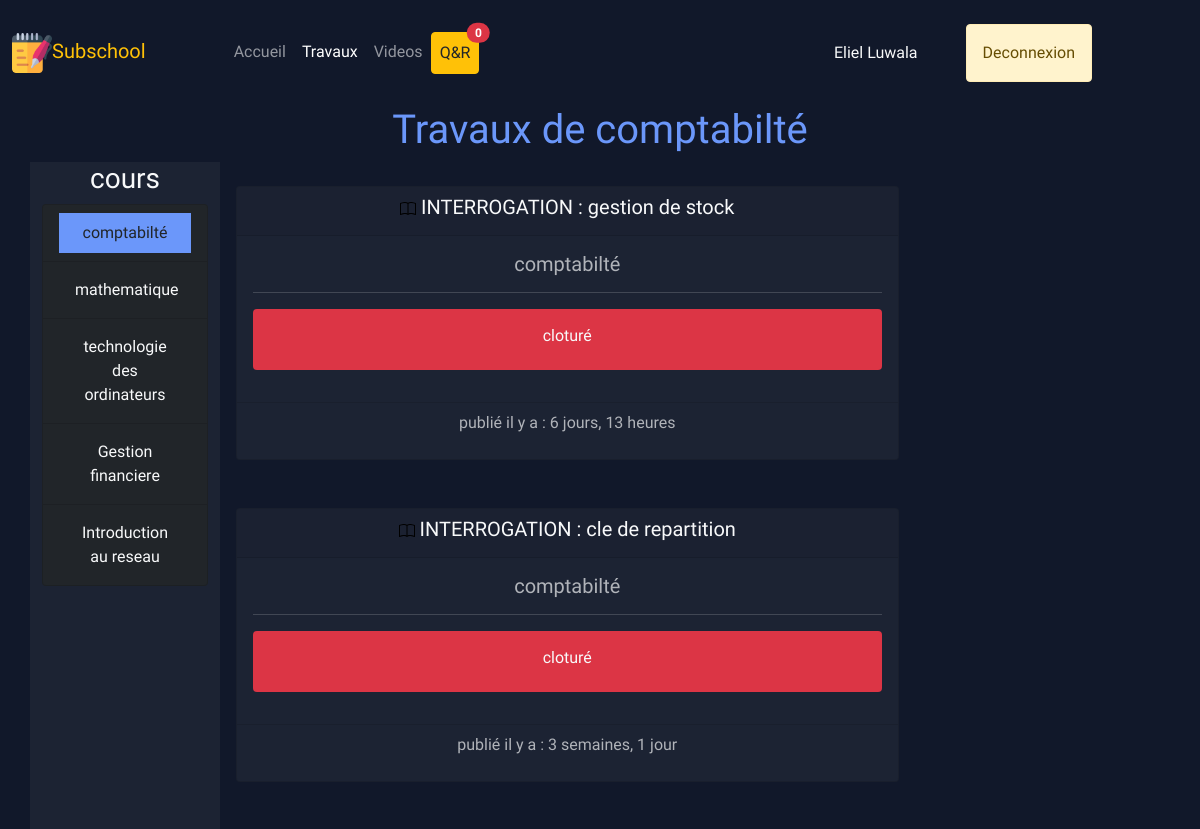
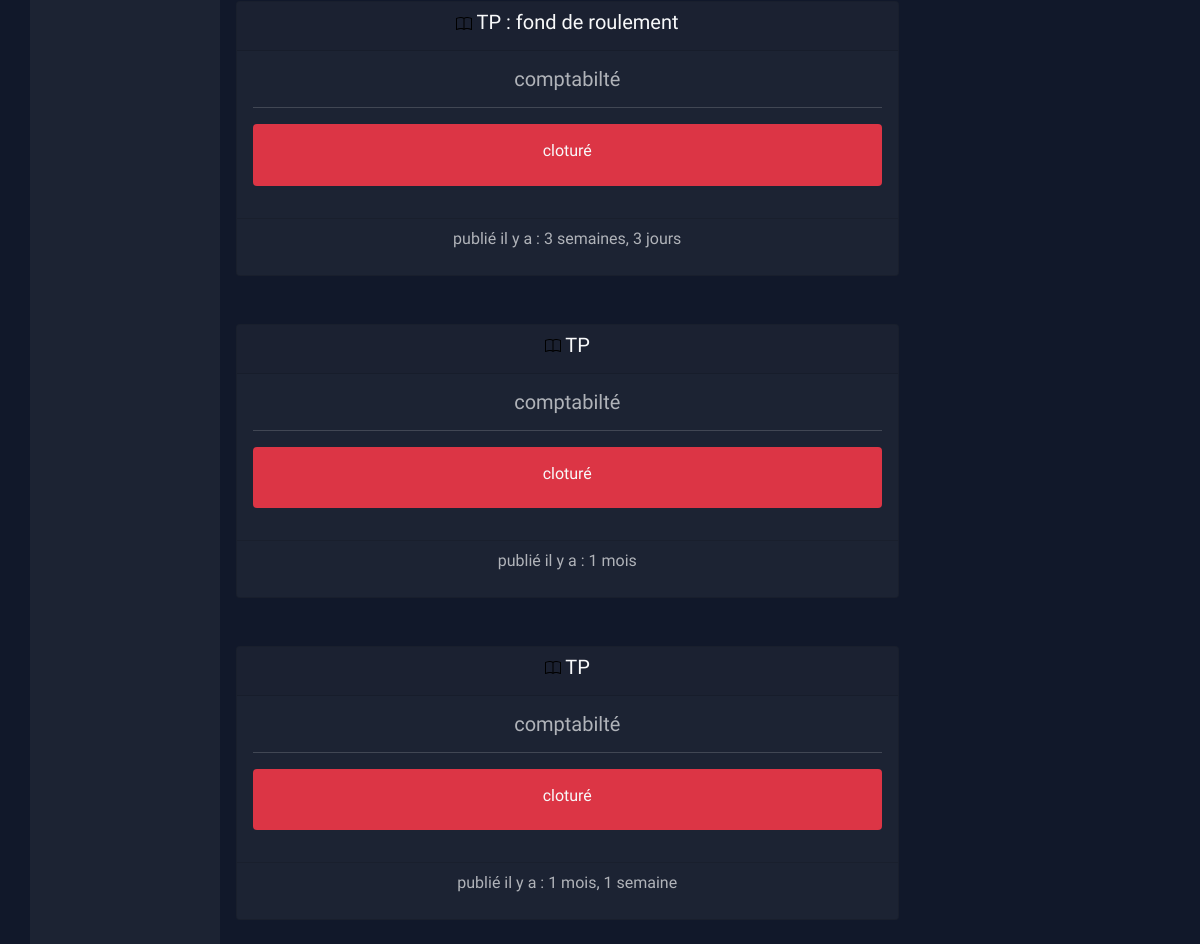
Page /homework-student-det/1 (signed in) on the committed database (2 pictures, top to bottom).
### school/models.py (models this page shows, shortened)
class Student(models.Model):
    user = models.OneToOneField(User, on_delete=models.CASCADE, null=True)
    name = models.CharField(max_length=255)
    matricule = models.CharField(max_length=255, null=True, blank=True)
    promotion = models.ForeignKey(Promotion, on_delete=models.CASCADE)
    com_prom = models.ForeignKey(Promotion, on_delete=models.SET_NULL, null=True, blank=True, related_name="complement")
    def __str__(self):
        return self.name

class Course(models.Model):
    image = models.FileField(upload_to="course_img", null=True)
    name = models.CharField(max_length=255)
    promotion = models.ManyToManyField(Promotion, related_name="courses")
    teacher = models.ForeignKey(Teacher, on_delete=models.CASCADE, null=True)
    credit = models.IntegerField(default=1)
    description = models.TextField(null=True)
    note = models.ManyToManyField(Note, related_name="note")
    hours = models.IntegerField()

class HomeWork(models.Model):
    course = models.ForeignKey(Course, on_delete=models.CASCADE)
    title = models.CharField(max_length=255, null=True)
    file = models.FileField(null=True, upload_to="homeworks")
    date = models.DateTimeField(auto_now_add=True)
    end = models.DateTimeField(null=True)
    notice = models.TextField(blank=True)
    cote = models.IntegerField()
    completed = models.BooleanField(default=False)
    type = models.CharField(choices=type_dutty, max_length=255, null=True)

### school/decorators.py (the view)
        def wrapper_func(request, *args, **kwargs):
            group = None
            if request.user.groups.exists():
                group = request.user.groups.all()[0].name
            if group in allowed_roles:
                return view_func(request, *args, **kwargs)
            else:
                return HttpResponse("Permission non accordée !")
            return wrapper_func(request, *args, **kwargs)

### school/views.py (called while the page is built, shortened)
@login_required(login_url='login')
@allowed_users(allowed_roles=['student'])
def homeworks_for_student_det(request, pk):
    course = Course.objects.get(id=pk)
    duttys = HomeWork.objects.filter(course=course).order_by('-date')
    nbr_msg = Response.objects.filter(question__student=request.user.student, is_read=False).count()
    submission = None
    homework = None
    courses = Course.objects.filter(
        Q(promotion=request.user.student.promotion) | Q(promotion=request.user.student.com_prom))
    courses = set(courses)
    return render(request, 'school/homework_student_side_det.html', context={'homeworks': duttys, 'activedut': 'active', 'nbr_msg': nbr_msg, 'courses': courses, 'course1': course})

### templates/school/homework_student_side_det.html (shortened to what this page needs)
{% extends 'school/base_student.html' %}
{% load static %}
{% block content %}
    <h1 class="text-center" style="color: #6B97FA">Travaux de {{ course1.name }}</h1>
    <div class="col col-md-2 text-light" style="background-color: #1C2333">
        <h3 class="text-center">cours</h3>
        <ul class="list-group text-light text-center">
            {% for course in courses %}
                <li class="list-group-item bg-dark text-light">{% if course.name == course1.name %}<a class="nav-link text-dark" href="{% url 'student-homeworks-det' course.id %}" style="background-color: #6B97FA">{{ course.name }}</a>{% else %}<a class="nav-link text-light bg-dark" href="{% url 'student-homeworks-det' course.id %}" style="">{{ course.name }}</a>{% endif %}</li>
            {% endfor %}
          </ul>
    </div>
    <div class="col col-md-10">
    <div class="row col-md-9">
        {% for homework in homeworks %}
            <a class="nav-link" hx-get="{% url 'homework-detail-student' pk=homework.id %}" hx-target="#det-div" hx-trigger="click" hx-swap="innerHTML">
            <div class="card text-center mt-3 mb-3" style="background-color: #1C2333;color: #B0B3B9">
                <div class="card-header text-light">
                    <h5><img class="" style="" src="{% static 'img/book.svg' %}" alt=""> {{ homework.type }}{% if homework.title %} : {{ homework.title|lower }}{% endif %}</h5>
                </div>
                <div class="card-body " style="background-color: #1C2333">
                  <h5 class="card-title" style="opacity: 1;">{{ homework.course.name }}</h5>
                  <hr>
                    {% if not homework.completed %}<div class="alert" style="color: #3f6212;background-color: #d9f99d"><h6>en cours</h6></div>{% else %}
                        <div class="alert text-light bg-danger" style="background-color: #f87171"><h6 style="opacity: 1;">cloturé</h6></div>{% endif %}
                </div>
                <div class="card-footer" style="background-color: #1C2333">
                    <p>publié il y a : {{ homework.date|timesince }}</p>
                </div>
              </div>
            </a>
        {% endfor %}
    </div>
    </div>
{% endblock %}

### templates/school/navbar_student.html (shortened to what this page needs)
{% load static %}
<nav class="navbar navbar-expand-lg navbar-dark">
    <div class="container-fluid">
    <a class="navbar-brand brand-site text-warning mx-auto" style="" href="{% url 'home-student' %}"><img src="{% static 'img/notes.png' %}" class="rounded" style="height: 5vh;width: 5vh">Subschool</a>
    <div class="collapse navbar-collapse" style="margin-left: 10vh" id="navbarNavAltMarkup">
      <ul class="navbar-nav mr-auto">
          <li class="nav-item">
            <a class="nav-link {{ activehome }}" aria-current="page" href="{% url 'home-student' %}">Accueil</a>
          </li>
          <li class="nav-item">
                        <a class="nav-link {{ activedut }}" href="{% url 'homework-for-student' %}">Travaux</a>
          </li>
          <li class="nav-item">
                <a class="nav-link {{ activevideo }}" href="{% url 'student-video' %}">Videos</a>
          </li>
          <li class="nav-item">
              <a type="button" class="nav-link btn btn-warning text-dark position-relative" id="qr-not" href="{% url 'question-student' %}">
                Q&R
                  <span class="position-absolute top-0 start-100 translate-middle badge rounded-pill bg-danger">
                    {{ nbr_msg }}
                  </span>
                </a>
          </li>
      </ul>
    </div>
    <div class="d-flex align-items-center mx-5 mt-3" id="auth-div" style="display: flex;flex-direction: row">
        <p class="text-light username" style="">{{ request.user.student  }}</p>
        {% if request.user.is_authenticated %}
                <a href="{% url 'logout' %}" id="auth-btn" style="" class="btn btn-warning mx-5 alert alert-warning">Deconnexion</a>
              {% endif %}
    </div>
    </div>
</nav>

### rows in the picture
Course: name "comptabilté"
Course: name "mathematique"
Course: name "technologie des ordinateurs"
Course: name "Gestion financiere"
Course: name "Introduction au reseau"
HomeWork: type "INTERROGATION", title "gestion de stock", course.name "comptabilté", completed "cloturé", date "6 jours, 13 heures"
HomeWork: type "INTERROGATION", title "cle de repartition", course.name "comptabilté", completed "cloturé", date "3 semaines, 1 jour"
HomeWork: type "TP", title "fond de roulement", course.name "comptabilté", completed "cloturé", date "3 semaines, 3 jours"
HomeWork: type "TP", course.name "comptabilté", completed "cloturé", date "1 mois"
HomeWork: type "TP", course.name "comptabilté", completed "cloturé", date "1 mois, 1 semaine"

### other values in the picture
{{ nbr_msg }} "0"
{{ request.user.student }} "Eliel Luwala"
